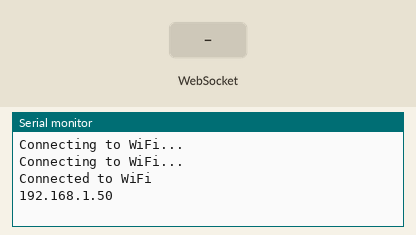
This sketch was run on a simulated ESP32. On the bench: the last lines printed to the serial monitor. The test bench sets the inputs (shaded band). WiFi joins after 1.5 s; servers stay silent unless stated.

Above: at 3.2 s.
3.3 s: WebSocket text "1" received
At 4.3 s:
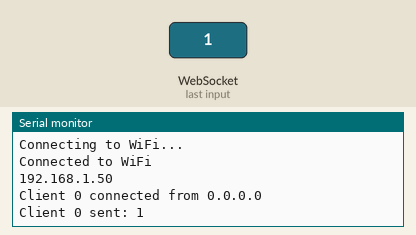
4.8 s: WebSocket text "0" received
At 5.5 s:
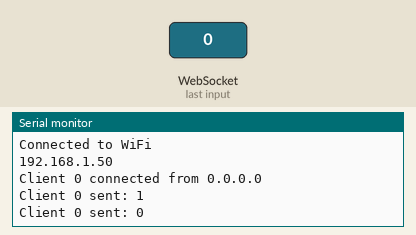
6.3 s: WebSocket text "2" received
At 6.6 s:
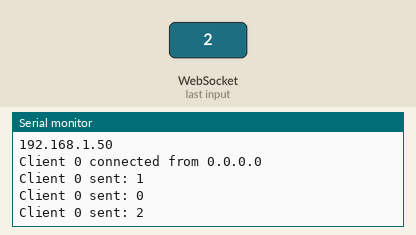

Measured:
- after the input at 3.3 s, the serial monitor: prints a new line at once (image 1)
- after the input at 4.8 s, the serial monitor: prints a new line at once (image 2)
- after the input at 6.3 s, the serial monitor: prints a new line at once (image 3)

The sketch:

websocket.ino
```cpp
#include <WiFi.h>
#include <WebSocketsServer.h>

const char* ssid = "iPhone";
const char* password = "987654321";

// Create a WebSocket server on port 81
WebSocketsServer webSocket = WebSocketsServer(81);

void setup() {
  Serial.begin(115200);

  // Connect to Wi-Fi
  WiFi.begin(ssid, password);
  while (WiFi.status() != WL_CONNECTED) {
    delay(1000);
    Serial.println("Connecting to WiFi...");
  }
  Serial.println("Connected to WiFi");

  // Start the WebSocket server
  webSocket.begin();
  webSocket.onEvent(onWebSocketEvent);

  Serial.println(WiFi.localIP());
}

void loop() {
  // Listen for WebSocket events
  webSocket.loop();
}

// Handle incoming WebSocket events
void onWebSocketEvent(uint8_t client_num, WStype_t type, uint8_t * payload, size_t length) {
  switch (type) {
    case WStype_DISCONNECTED:
      Serial.printf("Client %u disconnected\n", client_num);
      break;
    case WStype_CONNECTED: {
      IPAddress ip = webSocket.remoteIP(client_num);
      Serial.printf("Client %u connected from %s\n", client_num, ip.toString().c_str());
      break;
    }
    case WStype_TEXT:
      // When a message is received from the client
      Serial.printf("Client %u sent: %s\n", client_num, payload);

      // If the message is "hello", do something
      if (strcmp((const char*)payload, "hello") == 0) {
        Serial.println("Received 'hello' from client!");
      }
      break;
  }
}
```
